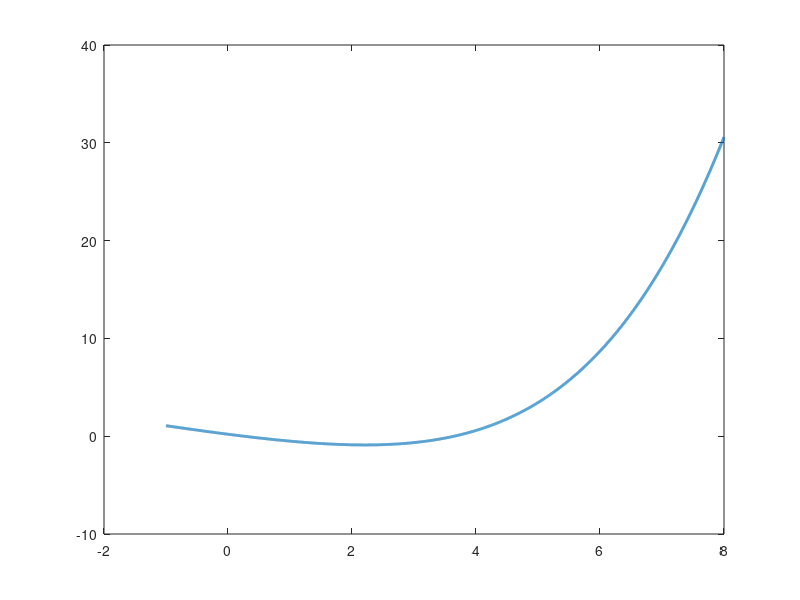

This chart was generated by the following MATLAB code: (Note: this script raises an error after producing the figure.)
%% CSTR Simulation Step 1: The Plant Setup & Verification
% 目标：建立一维无量纲 CSTR 模型，并验证其开环动力学 f(x) 的不稳定性
clear; clc; close all;

%% 1. 定义系统参数 (System Parameters)
% 这些参数完全对应你截图中的 SDE 方程
Da = 0.2;     % Damkohler number (反应放热潜能)
gamma = 20.0; % Activation energy (活化能参数)
beta = 22.0 % Heat of Reaction (新增：放热参数，允许高温存在)
sigma = 1.5;   % Noise intensity (噪声强度)
dt = 0.01;      % Time step (时间步长)

% 定义仿真时间
T_end = 500;            % 总时长
N = floor(T_end / dt);  % 总步数
t = (0:N-1) * dt;       % 时间轴

% 定义颜色
color_blue = [0, 0.4470, 0.7410];   % MATLAB Standard Blue
color_orange = [0.8500, 0.3250, 0.0980]; % MATLAB Standard Orange

%% 2. 定义系统漂移函数 f(x) (Define Drift Function)
% f(x) = 散热项(-x) + 产热项(Arrhenius)
% 对应公式: dx = [-x + Da*(1-x)*exp(x/(1+x/gamma))]dt ...

% 更新漂移函数 f(x) (引入 beta)
% 注意：这里把 (1-x) 改成了 (1 - x/beta)
% 物理意义：燃料不会在 x=1 时就烧光，而是能支撑温度升到 x=22
f_drift = @(x) -x + Da .* (1 - x ./ beta) .* exp(x ./ (1 + x ./ gamma));

%% 3. 核心验证：画出 f(x) 曲线 (Visualize Open-Loop Dynamics)
% 这一步是为了确认系统是否存在“多重平衡点” (Multiple Equilibria)
% 我们在 x = -1.0 到 8.0 的范围内观察 f(x)
x_test = linspace(-1, 8, 10000); 
f_vals = f_drift(x_test);

figure(1);
plot(x_test, f_vals, 'LineWidth', 2, 'Color', color_blue); hold on;
yline(0, '--', 'LineWidth', 2, 'Color', color_orange); % 画出 y=0 的基准线

% 标注图表
title('Figure 1: Step 1 Verification: Open-loop Dynamics f(x)', 'FontSize', 12);
xlabel('Dimensionless Temperature Deviation (x)', 'FontSize', 12);
ylabel('Rate of Change dx/dt = f(x)', 'FontSize', 12);
legend('System Drift f(x)', 'Equilibrium Line (dx/dt=0)', 'Location', 'Best');
grid on;

% 分析：f(x) 与 y=0 的交点就是系统的平衡点
% 如果曲线穿过红线 3 次，说明系统是不稳定的。

%% Figure 2: Zoomed-In Inspection (核心微观分析)
% 目标：放大观察 x 在 [-1, 5.0] 之间的细节，寻找“临界点”

% 1. 重新定义更精细的观测范围 (Focus on the critical region)
x_zoom = linspace(-1, 5, 1000); 

% 2. 计算该范围内的漂移值
f_zoom = f_drift(x_zoom);

% 3. 绘图
figure(2);
plot(x_zoom, f_zoom, 'LineWidth', 2, 'Color', color_blue); hold on;
yline(0, 'r--', 'LineWidth', 2, 'Color', color_orange); % 零刻度线

% 4. 添加辅助标注，帮助你理解物理意义
% 标记出 f(x) > 0 的危险区域（如果有的话）
% 在这个区域，温度会自动升高 (自加速)
title('Figure 2: Zoomed-in Dynamics near Steady State', 'FontSize', 12);
xlabel('Dimensionless Temperature (x)', 'FontSize', 12);
ylabel('Drift f(x)', 'FontSize', 12);
legend('System Drift f(x)', 'Equilibrium (dx/dt=0)', 'Location', 'Best');
grid on;

% 5. 自动检测并打印交点 (Equilibrium Points)
% 这是一个简单的数值检测，看看曲线穿过了几次 0
crossings = [];
for i = 1:length(f_zoom)-1
    if sign(f_zoom(i)) ~= sign(f_zoom(i+1))
        crossings = [crossings, x_zoom(i)];
    end
end

fprintf('在观察范围内检测到的平衡点 (f(x)=0) 约在 x = \n');
disp(crossings);

%% 4. 预演：SDE 仿真框架 (SDE Simulation Skeleton)
% 这里搭建 Euler-Maruyama 方法的骨架，为下一步加入控制器做准备
% 目前 u = 0 (开环测试)

x_traj = zeros(1, N); % 初始化状态轨迹数组
x_traj(1) = 0.1;      % 初始状态 (给一点点微小的扰动，看它会不会跑飞)

rng(42); % 固定随机种子，保证每次结果可复现

for k = 1:N-1
    x_now = x_traj(k);
    
    % --- 控制器接口 (目前是开环，u=0) ---
    % 下一步 Method I 时，我们将在这里填入: u = -f_drift(x_now) - grad_V(x_now)
    u = 0; 
    
    % --- 计算漂移 (Drift) ---
    drift = f_drift(x_now) + u;
    
    % --- 计算扩散 (Diffusion / Noise) ---
    % dW 是布朗运动增量，服从 N(0, dt)
    dW = sqrt(dt) * randn(); 
    
    % --- 更新状态 (Euler-Maruyama Step) ---
    x_next = x_now + drift * dt + sigma * dW;
    
    % 存储
    if x_next > 30, x_next = 30; end
    x_traj(k+1) = x_next;
end

% 画出随时间变化的轨迹
figure(3);
plot(t, x_traj, 'k');
title('Figure 3: Time Evolution of x (Open Loop with Noise)', 'FontSize', 12);
xlabel('Time (t)');
ylabel('Temperature Deviation (x)');
xlim([0 250])
grid on;

fprintf('代码运行完成。请观察 Figure 1 确认交点情况。\n');

%% Step 2: Controller Synthesis & Comparison (3 Scenarios)
% clear; clc; close all;

% 1. 参数设置
Da = 0.2;     
gamma = 20.0; 
beta = 22.0; 
sigma = 1.5;   
dt = 0.01; 
T_sim = 2000;          
N = floor(T_sim / dt);

% 2. 初始化三个平行宇宙 (Parallel Universes)
x_open = zeros(1, N);
x_quad = zeros(1, N);  % Scenario 1: Baseline (x^2)
x_quart = zeros(1, N); % Scenario 2: Proposed I (x^4)
x_mixed = zeros(1, N); % Scenario 3: Proposed II (Mixed: x^2 + x^4)

% 初始状态
x_open(1) = 0;
x_quad(1) = 0; 
x_quart(1) = 0;
x_mixed(1) = 0; 

% 3. 定义势能参数
k_quad = 0.5;  % 线性刚度 (负责 0 附近的精度)
k_quart = 80; % 非线性刚度 (负责大偏差时的“墙”)

rng(100); % 固定种子
fprintf('开始进行三路对比仿真 (T=%d)... \n', T_sim);

for k = 1:N-1
    % --- 提取各自宇宙的当前状态 ---
    x0 = x_open(k);
    x1 = x_quad(k);
    x2 = x_quart(k);
    x3 = x_mixed(k); % 这是一个独立的系统！
    
    % --- 1. 计算各自的自然漂移 f(x) ---
    f0 = -x0 + Da * (1 - x0) * exp(x0 / (1 + x0 / gamma));
    f1 = -x1 + Da * (1 - x1) * exp(x1 / (1 + x1 / gamma));
    f2 = -x2 + Da * (1 - x2) * exp(x2 / (1 + x2 / gamma));
    f3 = -x3 + Da * (1 - x3) * exp(x3 / (1 + x3 / gamma));
    
    % --- 2. 计算各自的目标势能梯度 (关键差异点) ---
    % Scenario 1: 只有线性项
    grad_V1 = k_quad * x1;      
    
    % Scenario 2: 只有四次项 (平底锅问题)
    grad_V2 = k_quart * x2^3;   
    
    % Scenario 3: 混合项 (最佳组合)
    % 注意：必须用 x3 来计算！不能混合 x1 或 x2
    grad_V3 = k_quad * x3 + k_quart * x3^3; 
    
    % --- 3. 合成控制器 u = -f - grad_V ---
    u0 = 0;
    u1 = -f1 - grad_V1; 
    u2 = -f2 - grad_V2;
    u3 = -f3 - grad_V3;
    
    % --- 4. 欧拉-马鲁山迭代 ---
    dW = sqrt(dt) * randn(); % 相同的噪声袭击所有系统
    
    x_open(k+1)  = x0 + (f0 + u0) * dt + sigma * dW;

    % Update Scenario 1
    x_quad(k+1) = x1 + (f1 + u1) * dt + sigma * dW;
    
    % Update Scenario 2
    x_quart(k+1) = x2 + (f2 + u2) * dt + sigma * dW;
    
    % Update Scenario 3
    x_mixed(k+1) = x3 + (f3 + u3) * dt + sigma * dW;
end

%% 4. 结果可视化：三个控制器的对比
figure(4); 
% clf; 清空旧图

% Plot 0: Open-Loop (Black Dashed) - The "Danger Zone"
h0 = histogram(x_open, 100, 'Normalization', 'pdf', 'DisplayStyle', 'stairs', ...
    'LineWidth', 1.5, 'EdgeColor', 'k', 'LineStyle', '--'); 
hold on;

% Plot 1: Baseline (Blue)
h1 = histogram(x_quad, 100, 'Normalization', 'pdf', 'DisplayStyle', 'stairs', ...
    'LineWidth', 1.5, 'EdgeColor', '#0072BD'); % MATLAB Blue
hold on;

% Plot 2: Proposed I (Orange) - The "Flat Bottom"
h2 = histogram(x_quart, 100, 'Normalization', 'pdf', 'DisplayStyle', 'stairs', ...
    'LineWidth', 1.5, 'EdgeColor', '#D95319'); % MATLAB Orange
hold on;

% Plot 3: Proposed II (Purple) - The "Perfect Shape"
h3 = histogram(x_mixed, 100, 'Normalization', 'pdf', 'DisplayStyle', 'stairs', ...
    'LineWidth', 1.5, 'EdgeColor', '#7E2F8E'); % MATLAB Purple (显眼颜色)

% 设置坐标轴
set(gca, 'YScale', 'log'); 
grid on;

% 这里的 Legend 顺序必须和画图顺序一致
legend([h0, h1, h2, h3], ...
    'Open-Loop: No Control (Large Steady-State Error)', ...
    'Baseline: Quadratic V(x)=x^2', ...
    'Proposed I: Quartic V(x)=x^4 (Flat Top)', ...
    'Proposed II: Mixed V(x)=x^2+x^4 (Best)', ...
    'Location', 'SouthOutside'); % 把图例放下面，防止遮挡

title('Figure 5: Impact of Different Control Strategies on Probability Density', 'FontSize', 12);
xlabel('Temperature Deviation (x)');
ylabel('Probability Density (Log Scale)');

% xlim([-0.30 0.4]); % 聚焦中心区域看差异
xlim([-10 10])
ylim([1e-5, 5])
fprintf('仿真完成！注意观察 Purple 线是否兼具 Blue 的尖峰和 Orange 的窄尾; 虚线代表没有控制的自然状态。\n');
